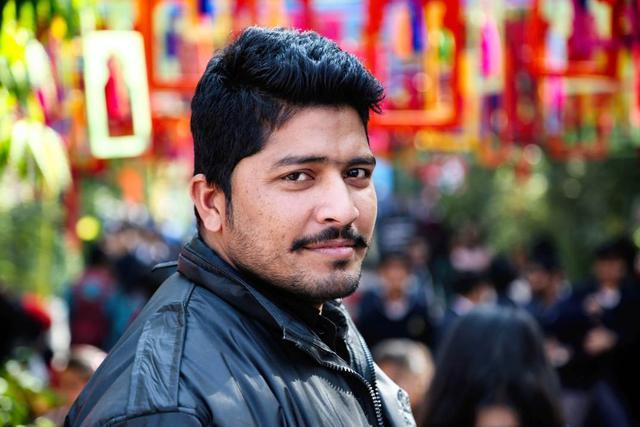
#> input picture python_basis/pillow_theme/testrgb.jpg, 640 x 427 px
$ python test.py
#> lines starting #> are read from the running program, lines starting #| are printed output that depends on the picture
from PIL import Image
import numpy as np
image = Image.open("testrgb.jpg")
#> image is the input picture: PIL image 640x427 RGB; mean R, G, B 118.2, 96.7, 89
print("图像的尺寸是:",image.size)
#| 图像的尺寸是: (640, 427)
image_numpy = np.array(image)
print("图像numpy数组的形状是:",image_numpy.shape)
#| 图像numpy数组的形状是: (427, 640, 3)
#经过上面的两个输出对比，可以发现图像对象和numpy数组形式的宽高是相反的，具体顺序是怎样的需要看一下图像，缩减某个维度一般的量再看下图像，便可知
image_shrink = image.resize((int(image.size[0]/2),image.size[1]))
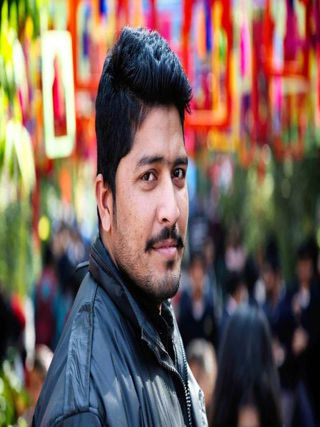
#> image_shrink: PIL image 320x427 RGB; mean R, G, B 118.2, 96.7, 89
image_shrink.save("testrgb_shrinked.jpg")
"""
可以得到结论image对象的图像形状顺序是宽高，而numpy数组保存对的顺序是高宽通道
"""

image_gray = image.convert("L")
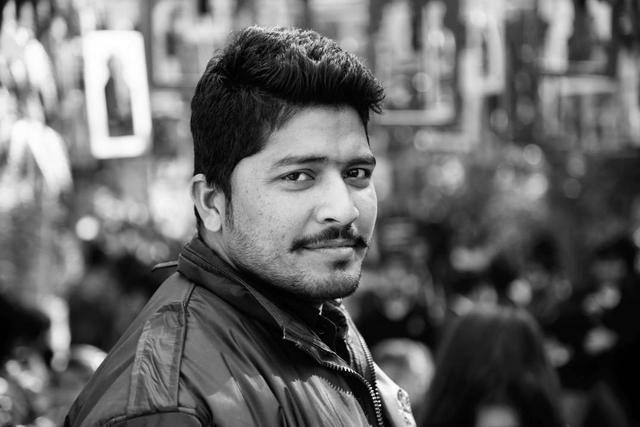
#> image_gray: PIL image 640x427 L; min 0, max 255, mean 102.2
image_gray_numpy = np.array(image_gray)
print("转成灰度图像后的形状是:",image_gray.size)
#| 转成灰度图像后的形状是: (640, 427)
print("转成灰度图像后numpy数组的形状是：",image_gray_numpy.shape)
#| 转成灰度图像后numpy数组的形状是： (427, 640)
image_gray.save("testrgb_gray.jpg")

image_gray_resized = image_gray.resize((32,32))
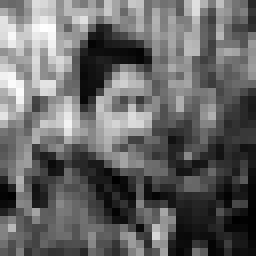
#> image_gray_resized: PIL image 32x32 L (shown 8 times larger); min 0, max 255, mean 102.2
# image_gray_resized.show()
